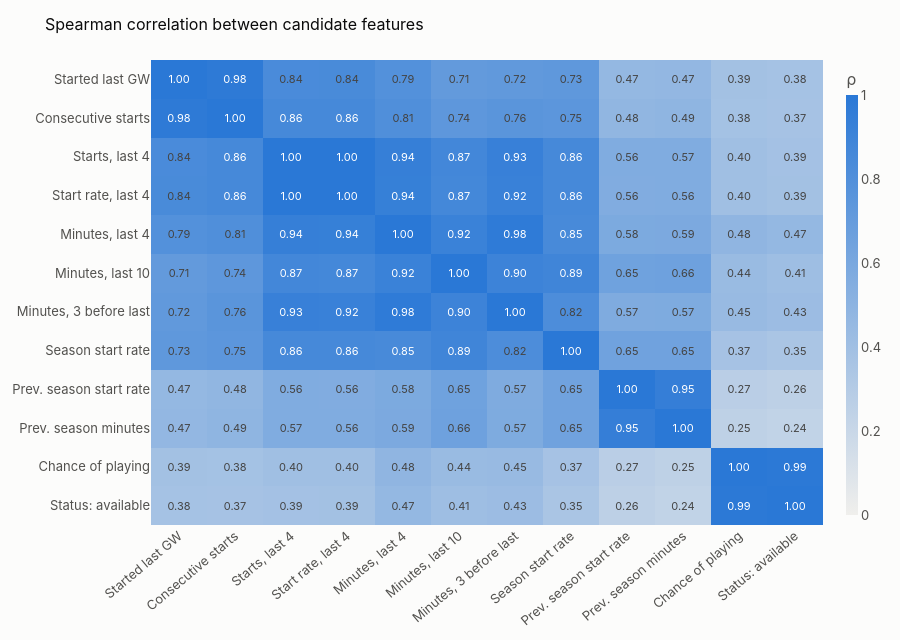

Notebook code for this chart:
### Markdown cell above
## 4. Collinearity and simplification

Many candidates measure almost the same thing. Rank correlations on the 86,755 development-season rows:

### Code cell
red = study["redundancy"]
short = {
    "prev_started": "Started last GW", "consecutive_starts": "Consecutive starts",
    "starts_last_4": "Starts, last 4", "start_rate_last_4": "Start rate, last 4",
    "minutes_last_4": "Minutes, last 4", "minutes_last_10": "Minutes, last 10",
    "minutes_prior_3_gws": "Minutes, 3 before last", "current_season_start_rate": "Season start rate",
    "previous_season_start_rate": "Prev. season start rate", "previous_season_minutes": "Prev. season minutes",
    "chance_of_playing": "Chance of playing", "is_available": "Status: available",
}
labels = [short[f] for f in red["heatmap_features"]]
corr = pd.DataFrame(red["heatmap"], index=labels, columns=labels)
fig = px.imshow(corr, text_auto=".2f", zmin=0, zmax=1, aspect="auto",
                color_continuous_scale=[(0, "#f0efec"), (1, BLUE)],
                title="Spearman correlation between candidate features")
fig.update_traces(textfont_size=11)
fig.update_xaxes(tickangle=-40, side="bottom")
fig.update_layout(height=640, width=900, coloraxis_colorbar=dict(title="ρ", thickness=12))
fig

### Figure 1 — Plotly figure (JSON) as saved in the notebook; plotly's stock layout.template omitted (floating-point values rounded to 4 significant figures; data arrays with more than 128 entries replaced by an {"elided": "..."} marker saying what was removed)
{"data": [{"coloraxis": "coloraxis", "hovertemplate": "x: %{x}<br>y: %{y}<br>color: %{z}<extra></extra>", "name": "0", "textfont": {"size": 11}, "texttemplate": "%{z:.2f}", "type": "heatmap", "x": ["Started last GW", "Consecutive starts", "Starts, last 4", "Start rate, last 4", "Minutes, last 4", "Minutes, last 10", "Minutes, 3 before last", "Season start rate", "Prev. season start rate", "Prev. season minutes", "Chance of playing", "Status: available"], "xaxis": "x", "y": ["Started last GW", "Consecutive starts", "Starts, last 4", "Start rate, last 4", "Minutes, last 4", "Minutes, last 10", "Minutes, 3 before last", "Season start rate", "Prev. season start rate", "Prev. season minutes", "Chance of playing", "Status: available"], "yaxis": "y", "z": {"elided": "12x12 float values"}}], "layout": {"coloraxis": {"autocolorscale": false, "cmax": 1, "cmin": 0, "colorbar": {"thickness": 12, "title": {"text": "ρ"}}, "colorscale": [[0, "#f0efec"], [1, "#2a78d6"]]}, "height": 640, "title": {"text": "Spearman correlation between candidate features"}, "width": 900, "xaxis": {"anchor": "y", "domain": [0, 1], "side": "bottom", "tickangle": -40}, "yaxis": {"anchor": "x", "autorange": "reversed", "domain": [0, 1]}}}
